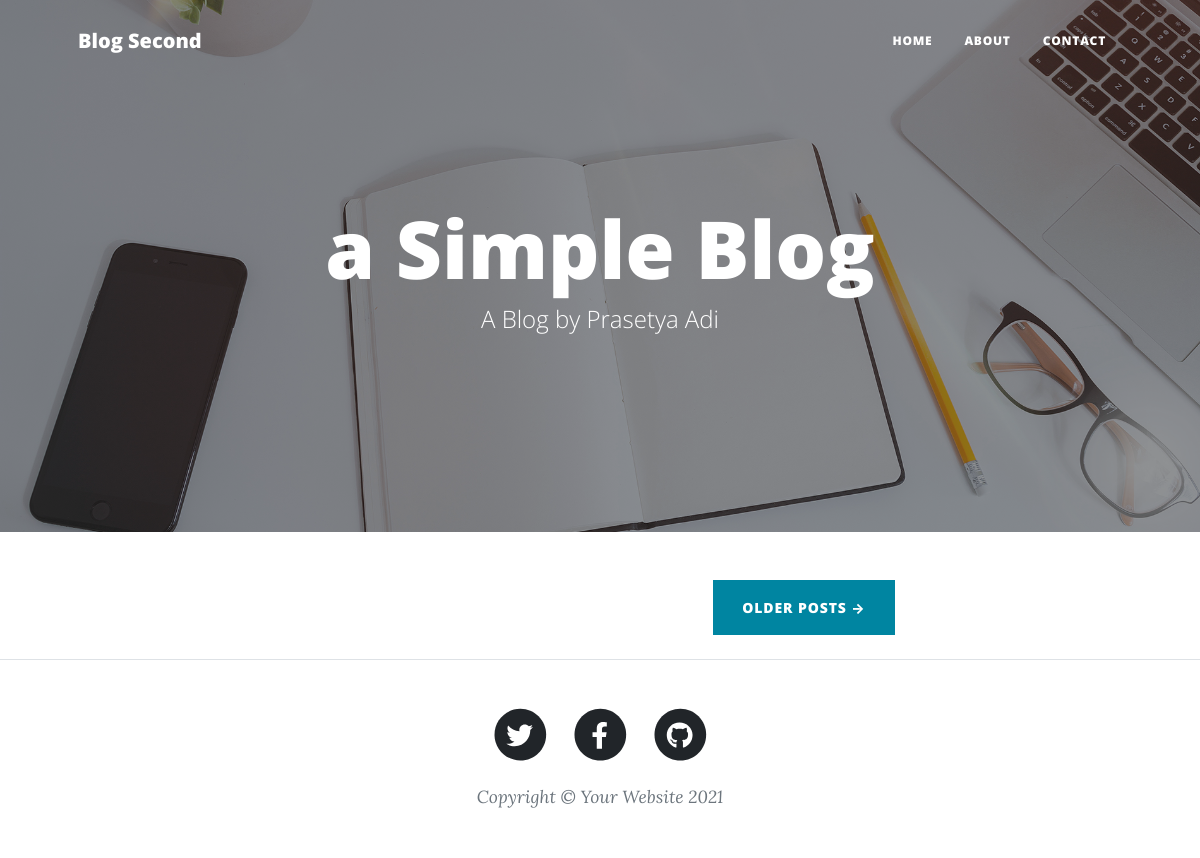
/secondblog/author/Prasetya, run on an earlier commit of the app's database.
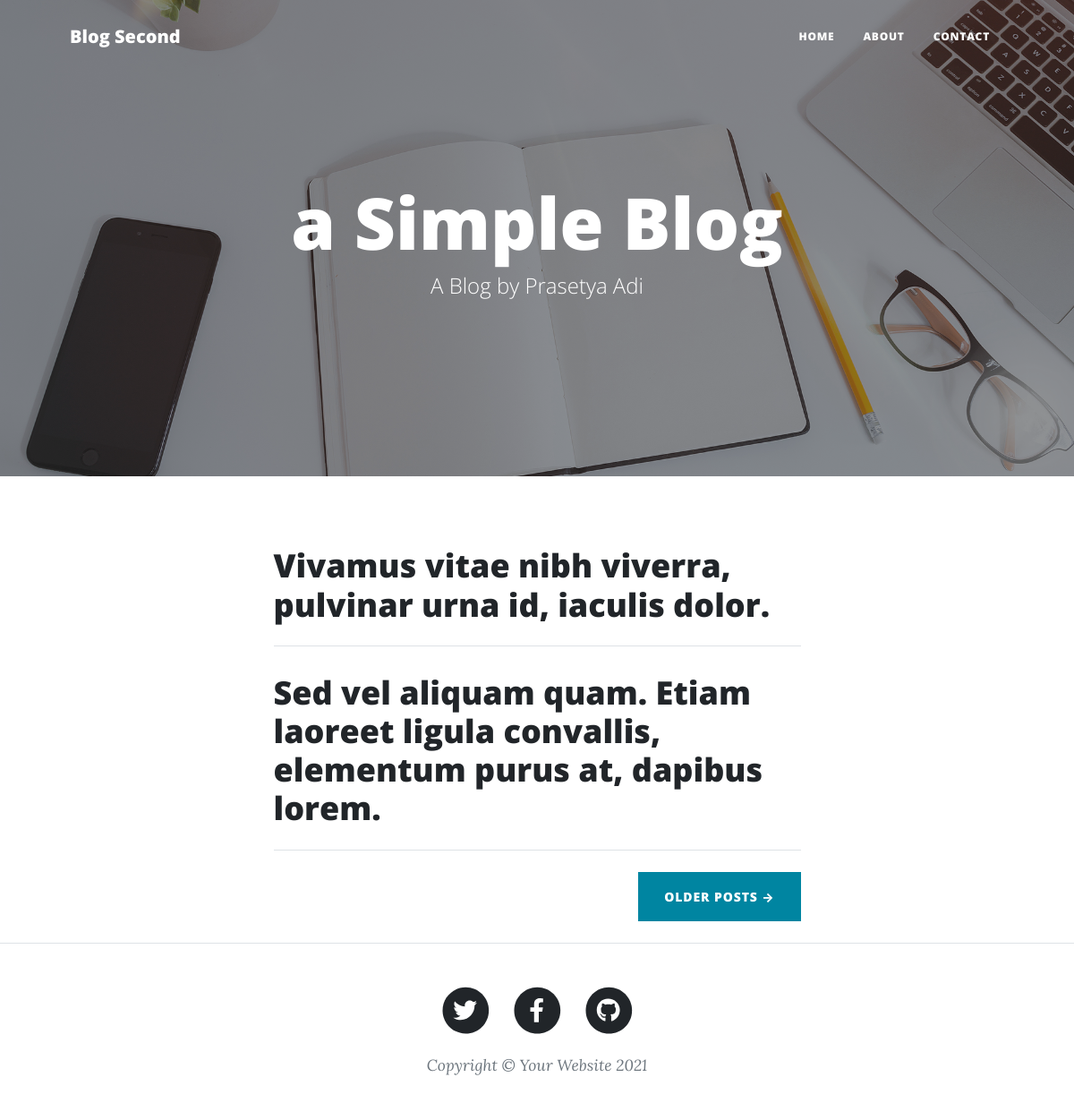
And on a later commit of the database.
### secondblog/models.py (models this page shows, shortened)
class Post(models.Model):
    title = models.CharField(max_length=100)
    excerpt = models.CharField(max_length=500)
    date = models.DateField(auto_now=True)
    slug = models.SlugField(default="", blank=True,
                            null=False, db_index=True, unique=True)
    content = models.TextField(max_length=100000)
    author = models.ForeignKey(Author, on_delete=models.CASCADE)
    tag = models.ManyToManyField(Tag)

### secondblog/views.py (the view)
# urls.py: path("author/<author>", views.author, name='SecondBlogPostAuthor'),
def author(request, author):
    author_post = Post.objects.filter(author__first_name=author)
    contex = {
        'heading': 'a Simple Blog',
        'subheading': 'A Blog by Prasetya Adi',
        'urlBackgroud': 'assets/img/home-bg.jpg',
        'isiblog': author_post,
    }
    return render(request, 'secondblog/author.html', contex)

### secondblog/templates/secondblog/author.html
{% include 'snipets2/Navbar.html'  %}
{% load static %}
{% include 'snipets2/PageHeader.html' %}
<div class="container px-4 px-lg-5">
    <div class="row gx-4 gx-lg-5 justify-content-center">
        <div class="col-md-10 col-lg-8 col-xl-7">
            {% for key in isiblog %}
            <div class="post-preview">
                <a href={% url 'SecondBlogPost' key.slug %}>
                    <h2 class="post-title">{{ key.title }}</h2>
                </a>
            </div>
            <hr class="my-4" />
            {% endfor %}
            <div class="d-flex justify-content-end mb-4"><a class="btn btn-primary text-uppercase" href="#!">Older
                    Posts →</a></div>
        </div>
    </div>
</div>
{% include 'snipets2/Footer.html' %}

What changed in the data, as far as the page shows it:
added Post: title "Vivamus vitae nibh viverra, pulvinar urna id, iaculis dolor."
added Post: title "Sed vel aliquam quam. Etiam laoreet ligula convallis, elementum purus at, dapibus lorem."
